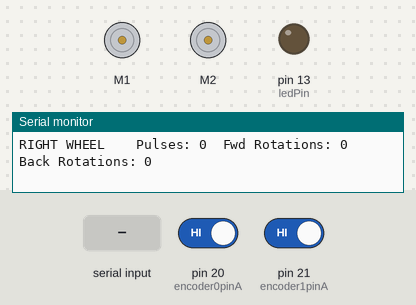
A sketch run on a simulated Arduino Mega 2560, built with avr-gcc and run on an emulated ATmega2560. Shown: 2 × DC motor (green arrow = forward, orange = backward, longer = faster), output pins drawn as LEDs (lit = HIGH), the last lines printed to the serial monitor. The inputs (shaded band) are chosen by the test bench; at power-on: pin 20 (encoder0pinA) HIGH, pin 21 (encoder1pinA) HIGH.

Above: at 1.2 s.
1.3 s: "1" received over Serial
At 2.4 s:
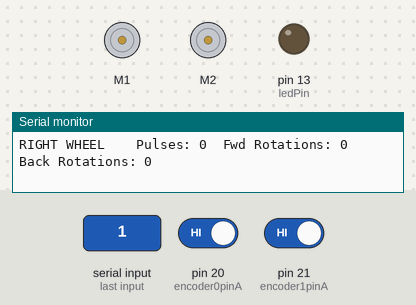
2.9 s: "90,45\n" received over the second serial link
4.4 s: "30,150\n" received over the second serial link
5.9 s: "1" received over the second serial link
At 6.8 s:
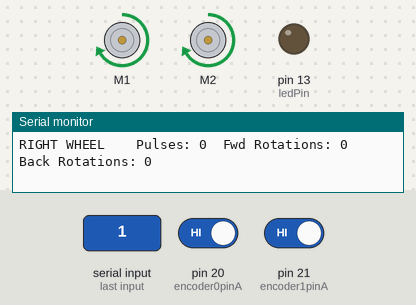
Timing chart, 0 to 8.4 s (numbered marks = the images above; inputs shaded):
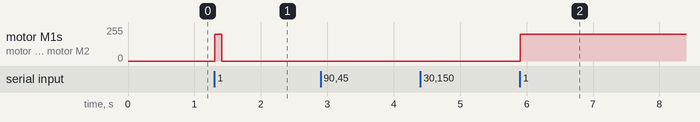

Measured:
- after the input at 1.3 s, motor M1, motor M2: stopped → forward 200/255 at once, → stopped 0.10 s later
- after the input at 5.9 s, motor M1, motor M2: stopped → forward 200/255 at once

The sketch:

Motor_Ctrl_BT_And_Encoder_Control_TRIAL1_1.2.ino
```cpp
#include <AFMotor.h>

AF_DCMotor motor1(1);
AF_DCMotor motor2(2);

//The sample code for driving one way motor encoder
const byte encoder0pinA = 20;//A pin -> the interrupt pin X
const byte encoder0pinB = 40;//B pin -> the digital pin Y
byte encoder0PinALast;

const byte encoder1pinA = 21;//A pin -> the interrupt pin X
const byte encoder1pinB = 41;//B pin -> the digital pin Y
byte encoder1PinALast;

int duration0;//the number of the pulses
int duration1;

int fwdRotation0; //the number of full wheel rotations forward
int fwdRotation1;
int backRotation0; //the number of full wheel rotations backwards
int backRotation1;

bool Direction0;//the rotation direction
bool Direction1;

bool RwheelFwd;
bool LwheelFwd;

const float pi = 3.1415;
const float WHEEL_DIAMETER = 6.5;
const float CIRCUMFERENCE = pi * WHEEL_DIAMETER;
const int PULSES_PER_ROTATION = 2 * 960;  //Both pulse rising/falling edge counted
const float DIST_PER_ROTATION = CIRCUMFERENCE / PULSES_PER_ROTATION;
unsigned long startTime;
unsigned long endTime;
long dist;


#define ledPin 13
int state = 0;
int counter;

void setup() {
  pinMode(ledPin, OUTPUT);
  //digitalWrite(ledPin, LOW);
  //Serial1.begin(38400); // Default communication rate of the Bluetooth module
  ////Serial.begin(9600);

  //Serial.begin(57600);//Initialize the serial port
  Serial.begin(9600);
  Serial.setTimeout(1);

  EncoderInit();//Initialize the module

  Serial1.begin(9600);
  Serial1.println("Starting Up...");

  motor1.setSpeed(200);
	motor1.run(RELEASE);
  motor2.setSpeed(200);
	motor2.run(RELEASE);
  RwheelFwd = false;
  LwheelFwd = false;
  startTime = 0.0;
  endTime = 0.0;
  counter = 0;
}

void loop() {
  uint8_t i;

  if (duration0 > PULSES_PER_ROTATION || (duration0 < (-PULSES_PER_ROTATION))){
    if (duration0 < 0) {
      backRotation0++;
    } else {
      fwdRotation0++;
    }
    duration0 = 0;
  }

  if ((duration1 > PULSES_PER_ROTATION) || (duration1 < (-PULSES_PER_ROTATION))){
    if (duration1 < 0) {
      backRotation1++;
    } else {
      fwdRotation1++;
    }
    duration1 = 0;
  }


  if (counter == 20000) {
    counter = 0;


    Serial.print("LEFT WHEEL \t Pulses: ");
    Serial.print(duration0/2);
    //Serial.print(((duration0)/2)/8);
    Serial.print("\tFwd Rotations: ");
    Serial.print(fwdRotation0);
    //Serial.println("");
    Serial.print("\tBack Rotations: ");
    Serial.print(backRotation0);
    //Serial.println("");

    Serial.print("\nRIGHT WHEEL \t Pulses: ");
    Serial.print((duration1)/2);
    Serial.print("\tFwd Rotations: ");
    Serial.print(fwdRotation0);
    Serial.print("\tBack Rotations: ");
    Serial.print(backRotation1);
    Serial.println("");

  }
  counter++;

  if(Serial.available() > 0){
    int USBstate = Serial.readString().toInt();
    Serial.print("USB State: ");
    Serial.print(USBstate);
    Serial.println();
    motor1.run(FORWARD);
    motor2.run(FORWARD);
    delay(100);
    motor1.run(RELEASE);
    motor2.run(RELEASE);
  }

  if(Serial1.available() > 0){ // Checks whether data is coming from the Serial1 port

    int BTstate = Serial1.read(); // Reads the data from the Serial1 port

    switch (BTstate) {
      case '1':  //UP ARROW ↑
          RwheelFwd = true;
          LwheelFwd = true;
        break;

      case '2': //DOWN ARROW ↓
          RwheelFwd = false;
          LwheelFwd = false;
        break;

      case '3': //RIGHT ARROW →
          RwheelFwd = true;
          LwheelFwd = false;
        break;

      case '4': //LEFT ARROW ←
          RwheelFwd = false;
          LwheelFwd = true;
        break;

      default:
          RwheelFwd = false;
          LwheelFwd = false;
          Serial.println("Invalid Input...");
          Serial1.println("Invalid Input...");
        break;
    }

    if (LwheelFwd && RwheelFwd) {           //STRAIGHT FORWARD
      motor1.run(FORWARD);
      motor2.run(FORWARD);
    }
    else if (LwheelFwd && !(RwheelFwd)) {   //TURN LEFT
      motor1.run(FORWARD);
      motor2.run(BACKWARD);
    }
    else if (!(LwheelFwd) && RwheelFwd) {   //TURN RIGHT
      motor1.run(BACKWARD);
      motor2.run(FORWARD);
    }
    else {  //STOP
      motor1.run(RELEASE);
      motor2.run(RELEASE);
    }

  } else {
    ; // NO BLUETOOTH DATA TRANSMITTED
  }
}

void EncoderInit()
{
  Direction0 = true;  //default -> Forward
  Direction1 = true;
  pinMode(encoder0pinB, INPUT);
  pinMode(encoder1pinB, INPUT);
  attachInterrupt(3, wheelSpeed0, CHANGE);
  attachInterrupt(2, wheelSpeed1, CHANGE);
}

void wheelSpeed0()
{
  int Lstate0 = digitalRead(encoder0pinA);

  if ((encoder0PinALast == LOW) && Lstate0 == HIGH) {
    int val = digitalRead(encoder0pinB);

    if (val == LOW && Direction0) {
      Direction0 = false; //Reverse
    }
    else if (val == HIGH && !Direction0) {
      Direction0 = true;  //Forward
    }
  }
  encoder0PinALast = Lstate0;

  if (!Direction0) {
    duration0++;
  } else {
    duration0--;
  }
}

void wheelSpeed1()
{
  int Lstate1 = digitalRead(encoder1pinA);

  if ((encoder1PinALast == LOW) && Lstate1 == HIGH) {
    int val = digitalRead(encoder1pinB);

    if (val == LOW && Direction1) {
      Direction1 = false; //Reverse
    }
    else if (val == HIGH && !Direction1) {
      Direction1 = true;  //Forward
    }
  }
  encoder1PinALast = Lstate1;

  if (!Direction1) {
    duration1++;
  } else {
    duration1--;
  }
}
```
